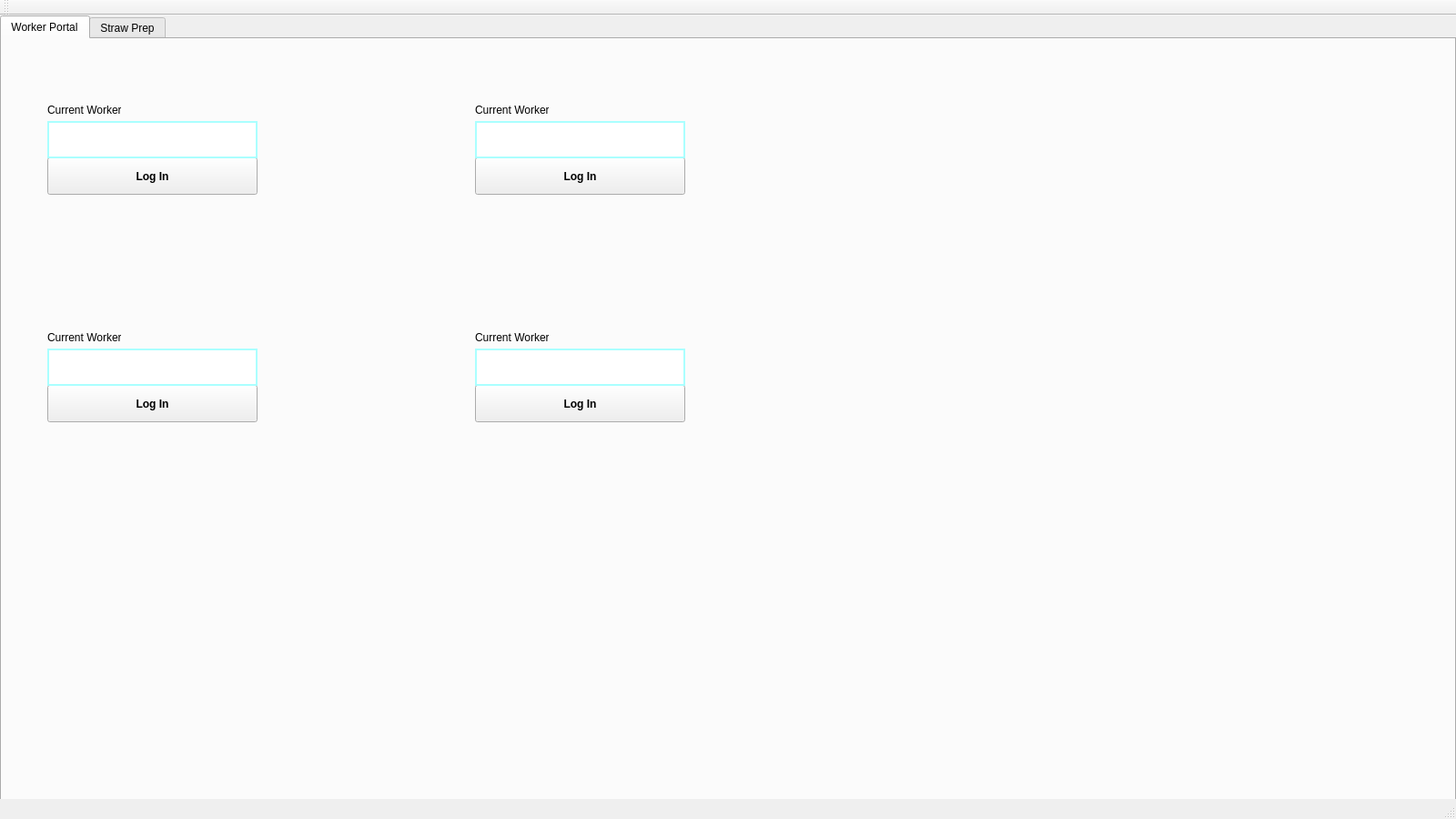
<?xml version="1.0" encoding="UTF-8"?>
<ui version="4.0">
 <class>MainWindow</class>
 <widget class="QMainWindow" name="MainWindow">
  <property name="geometry">
   <rect>
    <x>0</x>
    <y>0</y>
    <width>1600</width>
    <height>900</height>
   </rect>
  </property>
  <property name="windowTitle">
   <string>MainWindow</string>
  </property>
  <widget class="QWidget" name="centralWidget">
   <widget class="QTabWidget" name="tabWidget">
    <property name="geometry">
     <rect>
      <x>0</x>
      <y>0</y>
      <width>1600</width>
      <height>900</height>
     </rect>
    </property>
    <property name="tabShape">
     <enum>QTabWidget::Rounded</enum>
    </property>
    <property name="currentIndex">
     <number>0</number>
    </property>
    <property name="tabsClosable">
     <bool>false</bool>
    </property>
    <widget class="QWidget" name="worker_portal_tab">
     <attribute name="title">
      <string>Worker Portal</string>
     </attribute>
     <widget class="QPushButton" name="portal3">
      <property name="geometry">
       <rect>
        <x>50</x>
        <y>380</y>
        <width>231</width>
        <height>41</height>
       </rect>
      </property>
      <property name="font">
       <font>
        <weight>75</weight>
        <bold>true</bold>
       </font>
      </property>
      <property name="text">
       <string>Log In</string>
      </property>
      <attribute name="buttonGroup">
       <string notr="true">buttonGroup</string>
      </attribute>
     </widget>
     <widget class="QPushButton" name="portal4">
      <property name="geometry">
       <rect>
        <x>520</x>
        <y>380</y>
        <width>231</width>
        <height>41</height>
       </rect>
      </property>
      <property name="font">
       <font>
        <weight>75</weight>
        <bold>true</bold>
       </font>
      </property>
      <property name="text">
       <string>Log In</string>
      </property>
      <attribute name="buttonGroup">
       <string notr="true">buttonGroup</string>
      </attribute>
     </widget>
     <widget class="QPushButton" name="portal2">
      <property name="geometry">
       <rect>
        <x>520</x>
        <y>130</y>
        <width>231</width>
        <height>41</height>
       </rect>
      </property>
      <property name="font">
       <font>
        <weight>75</weight>
        <bold>true</bold>
       </font>
      </property>
      <property name="text">
       <string>Log In</string>
      </property>
      <attribute name="buttonGroup">
       <string notr="true">buttonGroup</string>
      </attribute>
     </widget>
     <widget class="QPushButton" name="portal1">
      <property name="geometry">
       <rect>
        <x>50</x>
        <y>130</y>
        <width>231</width>
        <height>41</height>
       </rect>
      </property>
      <property name="font">
       <font>
        <weight>75</weight>
        <bold>true</bold>
       </font>
      </property>
      <property name="text">
       <string>Log In</string>
      </property>
      <attribute name="buttonGroup">
       <string notr="true">buttonGroup</string>
      </attribute>
     </widget>
     <widget class="QLabel" name="label_2">
      <property name="geometry">
       <rect>
        <x>520</x>
        <y>70</y>
        <width>81</width>
        <height>16</height>
       </rect>
      </property>
      <property name="text">
       <string>Current Worker:</string>
      </property>
     </widget>
     <widget class="QLabel" name="label">
      <property name="geometry">
       <rect>
        <x>50</x>
        <y>70</y>
        <width>81</width>
        <height>16</height>
       </rect>
      </property>
      <property name="text">
       <string>Current Worker:</string>
      </property>
     </widget>
     <widget class="QLabel" name="label_3">
      <property name="geometry">
       <rect>
        <x>50</x>
        <y>320</y>
        <width>81</width>
        <height>16</height>
       </rect>
      </property>
      <property name="text">
       <string>Current Worker:</string>
      </property>
     </widget>
     <widget class="QLabel" name="label_4">
      <property name="geometry">
       <rect>
        <x>520</x>
        <y>320</y>
        <width>81</width>
        <height>16</height>
       </rect>
      </property>
      <property name="text">
       <string>Current Worker:</string>
      </property>
     </widget>
     <widget class="QFrame" name="frame">
      <property name="geometry">
       <rect>
        <x>520</x>
        <y>340</y>
        <width>231</width>
        <height>41</height>
       </rect>
      </property>
      <property name="autoFillBackground">
       <bool>false</bool>
      </property>
      <property name="styleSheet">
       <string notr="true">background : rgb(255, 255, 255);
border-style : solid;
border-color: rgb(170, 255, 255);
border-width : 2px;</string>
      </property>
      <property name="frameShape">
       <enum>QFrame::StyledPanel</enum>
      </property>
      <property name="frameShadow">
       <enum>QFrame::Raised</enum>
      </property>
      <widget class="QLabel" name="Current_worker4">
       <property name="geometry">
        <rect>
         <x>0</x>
         <y>0</y>
         <width>231</width>
         <height>41</height>
        </rect>
       </property>
       <property name="font">
        <font>
         <pointsize>16</pointsize>
         <weight>75</weight>
         <bold>true</bold>
        </font>
       </property>
       <property name="text">
        <string/>
       </property>
      </widget>
     </widget>
     <widget class="QFrame" name="frame_4">
      <property name="geometry">
       <rect>
        <x>50</x>
        <y>90</y>
        <width>231</width>
        <height>41</height>
       </rect>
      </property>
      <property name="autoFillBackground">
       <bool>false</bool>
      </property>
      <property name="styleSheet">
       <string notr="true">background : rgb(255, 255, 255);
border-style : solid;
border-color: rgb(170, 255, 255);
border-width : 2px;</string>
      </property>
      <property name="frameShape">
       <enum>QFrame::StyledPanel</enum>
      </property>
      <property name="frameShadow">
       <enum>QFrame::Raised</enum>
      </property>
      <widget class="QLabel" name="Current_worker1">
       <property name="geometry">
        <rect>
         <x>0</x>
         <y>0</y>
         <width>231</width>
         <height>41</height>
        </rect>
       </property>
       <property name="font">
        <font>
         <pointsize>16</pointsize>
         <weight>75</weight>
         <bold>true</bold>
        </font>
       </property>
       <property name="text">
        <string/>
       </property>
      </widget>
     </widget>
     <widget class="QFrame" name="frame_3">
      <property name="geometry">
       <rect>
        <x>520</x>
        <y>90</y>
        <width>231</width>
        <height>41</height>
       </rect>
      </property>
      <property name="autoFillBackground">
       <bool>false</bool>
      </property>
      <property name="styleSheet">
       <string notr="true">background : rgb(255, 255, 255);
border-style : solid;
border-color: rgb(170, 255, 255);
border-width : 2px;</string>
      </property>
      <property name="frameShape">
       <enum>QFrame::StyledPanel</enum>
      </property>
      <property name="frameShadow">
       <enum>QFrame::Raised</enum>
      </property>
      <widget class="QLabel" name="Current_worker2">
       <property name="geometry">
        <rect>
         <x>0</x>
         <y>0</y>
         <width>231</width>
         <height>41</height>
        </rect>
       </property>
       <property name="font">
        <font>
         <pointsize>16</pointsize>
         <weight>75</weight>
         <bold>true</bold>
        </font>
       </property>
       <property name="text">
        <string/>
       </property>
      </widget>
     </widget>
     <widget class="QFrame" name="frame_2">
      <property name="geometry">
       <rect>
        <x>50</x>
        <y>340</y>
        <width>231</width>
        <height>41</height>
       </rect>
      </property>
      <property name="autoFillBackground">
       <bool>false</bool>
      </property>
      <property name="styleSheet">
       <string notr="true">background : rgb(255, 255, 255);
border-style : solid;
border-color: rgb(170, 255, 255);
border-width : 2px;</string>
      </property>
      <property name="frameShape">
       <enum>QFrame::StyledPanel</enum>
      </property>
      <property name="frameShadow">
       <enum>QFrame::Raised</enum>
      </property>
      <widget class="QLabel" name="Current_worker3">
       <property name="geometry">
        <rect>
         <x>0</x>
         <y>0</y>
         <width>231</width>
         <height>41</height>
        </rect>
       </property>
       <property name="font">
        <font>
         <pointsize>16</pointsize>
         <weight>75</weight>
         <bold>true</bold>
        </font>
       </property>
       <property name="text">
        <string/>
       </property>
      </widget>
     </widget>
    </widget>
    <widget class="QWidget" name="resistance_tab">
     <attribute name="title">
      <string>Straw Prep</string>
     </attribute>
     <widget class="QGroupBox" name="box_pos_1">
      <property name="geometry">
       <rect>
        <x>120</x>
        <y>120</y>
        <width>200</width>
        <height>150</height>
       </rect>
      </property>
      <property name="font">
       <font>
        <pointsize>12</pointsize>
       </font>
      </property>
      <property name="title">
       <string>Position 1</string>
      </property>
      <property name="alignment">
       <set>Qt::AlignCenter</set>
      </property>
      <widget class="QLineEdit" name="input_1_ii">
       <property name="geometry">
        <rect>
         <x>120</x>
         <y>80</y>
         <width>71</width>
         <height>25</height>
        </rect>
       </property>
       <property name="font">
        <font>
         <pointsize>8</pointsize>
        </font>
       </property>
       <property name="inputMask">
        <string/>
       </property>
       <property name="placeholderText">
        <string>Scan worker ID</string>
       </property>
      </widget>
      <widget class="QLabel" name="label_1_ii">
       <property name="geometry">
        <rect>
         <x>100</x>
         <y>80</y>
         <width>15</width>
         <height>25</height>
        </rect>
       </property>
       <property name="text">
        <string>ii:</string>
       </property>
       <property name="alignment">
        <set>Qt::AlignRight|Qt::AlignTrailing|Qt::AlignVCenter</set>
       </property>
      </widget>
      <widget class="QLabel" name="led_1_ii">
       <property name="geometry">
        <rect>
         <x>10</x>
         <y>25</y>
         <width>20</width>
         <height>20</height>
        </rect>
       </property>
       <property name="autoFillBackground">
        <bool>true</bool>
       </property>
       <property name="text">
        <string/>
       </property>
      </widget>
      <widget class="QLabel" name="label_1_ii_3">
       <property name="geometry">
        <rect>
         <x>100</x>
         <y>110</y>
         <width>15</width>
         <height>25</height>
        </rect>
       </property>
       <property name="text">
        <string>ii:</string>
       </property>
       <property name="alignment">
        <set>Qt::AlignRight|Qt::AlignTrailing|Qt::AlignVCenter</set>
       </property>
      </widget>
      <widget class="QLineEdit" name="input_1_ii_3">
       <property name="geometry">
        <rect>
         <x>120</x>
         <y>110</y>
         <width>71</width>
         <height>25</height>
        </rect>
       </property>
       <property name="font">
        <font>
         <pointsize>8</pointsize>
        </font>
       </property>
       <property name="inputMask">
        <string/>
       </property>
       <property name="placeholderText">
        <string>Scan worker ID</string>
       </property>
      </widget>
      <widget class="QLabel" name="label_1_ii_4">
       <property name="geometry">
        <rect>
         <x>0</x>
         <y>80</y>
         <width>15</width>
         <height>25</height>
        </rect>
       </property>
       <property name="text">
        <string>ii:</string>
       </property>
       <property name="alignment">
        <set>Qt::AlignRight|Qt::AlignTrailing|Qt::AlignVCenter</set>
       </property>
      </widget>
      <widget class="QLineEdit" name="input_1_ii_4">
       <property name="geometry">
        <rect>
         <x>20</x>
         <y>80</y>
         <width>71</width>
         <height>25</height>
        </rect>
       </property>
       <property name="font">
        <font>
         <pointsize>8</pointsize>
        </font>
       </property>
       <property name="inputMask">
        <string/>
       </property>
       <property name="placeholderText">
        <string>Scan worker ID</string>
       </property>
      </widget>
      <widget class="QLabel" name="label_1_ii_5">
       <property name="geometry">
        <rect>
         <x>0</x>
         <y>110</y>
         <width>15</width>
         <height>25</height>
        </rect>
       </property>
       <property name="text">
        <string>ii:</string>
       </property>
       <property name="alignment">
        <set>Qt::AlignRight|Qt::AlignTrailing|Qt::AlignVCenter</set>
       </property>
      </widget>
      <widget class="QLineEdit" name="input_1_ii_5">
       <property name="geometry">
        <rect>
         <x>10</x>
         <y>110</y>
         <width>71</width>
         <height>25</height>
        </rect>
       </property>
       <property name="font">
        <font>
         <pointsize>8</pointsize>
        </font>
       </property>
       <property name="inputMask">
        <string/>
       </property>
       <property name="placeholderText">
        <string>Scan worker ID</string>
       </property>
      </widget>
      <widget class="QLabel" name="label_1_ii_6">
       <property name="geometry">
        <rect>
         <x>0</x>
         <y>30</y>
         <width>201</width>
         <height>25</height>
        </rect>
       </property>
       <property name="text">
        <string>st0001</string>
       </property>
       <property name="alignment">
        <set>Qt::AlignCenter</set>
       </property>
      </widget>
     </widget>
     <widget class="QGroupBox" name="workerID">
      <property name="geometry">
       <rect>
        <x>420</x>
        <y>100</y>
        <width>200</width>
        <height>80</height>
       </rect>
      </property>
      <property name="font">
       <font>
        <pointsize>12</pointsize>
       </font>
      </property>
      <property name="title">
       <string>Worker ID</string>
      </property>
      <widget class="QLineEdit" name="workerID_text">
       <property name="geometry">
        <rect>
         <x>10</x>
         <y>25</y>
         <width>180</width>
         <height>40</height>
        </rect>
       </property>
       <property name="inputMask">
        <string/>
       </property>
       <property name="placeholderText">
        <string>Scan worker ID</string>
       </property>
      </widget>
     </widget>
     <widget class="QGroupBox" name="palletID">
      <property name="geometry">
       <rect>
        <x>400</x>
        <y>250</y>
        <width>200</width>
        <height>80</height>
       </rect>
      </property>
      <property name="font">
       <font>
        <pointsize>12</pointsize>
       </font>
      </property>
      <property name="title">
       <string>Pallet ID</string>
      </property>
      <widget class="QLineEdit" name="palletID_text">
       <property name="geometry">
        <rect>
         <x>10</x>
         <y>25</y>
         <width>180</width>
         <height>40</height>
        </rect>
       </property>
       <property name="inputMask">
        <string/>
       </property>
       <property name="text">
        <string/>
       </property>
       <property name="placeholderText">
        <string>Scan pallet ID</string>
       </property>
      </widget>
     </widget>
     <widget class="QGroupBox" name="straw1ID">
      <property name="geometry">
       <rect>
        <x>150</x>
        <y>300</y>
        <width>200</width>
        <height>80</height>
       </rect>
      </property>
      <property name="font">
       <font>
        <pointsize>12</pointsize>
       </font>
      </property>
      <property name="title">
       <string>Position 1 Straw ID</string>
      </property>
      <property name="alignment">
       <set>Qt::AlignLeading|Qt::AlignLeft|Qt::AlignVCenter</set>
      </property>
      <widget class="QLineEdit" name="straw1ID_text">
       <property name="geometry">
        <rect>
         <x>10</x>
         <y>25</y>
         <width>180</width>
         <height>40</height>
        </rect>
       </property>
       <property name="inputMask">
        <string/>
       </property>
       <property name="text">
        <string/>
       </property>
       <property name="placeholderText">
        <string>Scan 1st straw ID</string>
       </property>
      </widget>
     </widget>
     <widget class="QPushButton" name="collect_button">
      <property name="geometry">
       <rect>
        <x>180</x>
        <y>20</y>
        <width>180</width>
        <height>80</height>
       </rect>
      </property>
      <property name="font">
       <font>
        <pointsize>16</pointsize>
       </font>
      </property>
      <property name="text">
       <string>Collect Data</string>
      </property>
     </widget>
     <widget class="QPushButton" name="reset_button">
      <property name="geometry">
       <rect>
        <x>560</x>
        <y>10</y>
        <width>180</width>
        <height>80</height>
       </rect>
      </property>
      <property name="font">
       <font>
        <pointsize>16</pointsize>
       </font>
      </property>
      <property name="text">
       <string>Reset</string>
      </property>
     </widget>
    </widget>
   </widget>
  </widget>
  <widget class="QToolBar" name="mainToolBar">
   <attribute name="toolBarArea">
    <enum>TopToolBarArea</enum>
   </attribute>
   <attribute name="toolBarBreak">
    <bool>false</bool>
   </attribute>
  </widget>
  <widget class="QStatusBar" name="statusBar"/>
 </widget>
 <layoutdefault spacing="6" margin="11"/>
 <resources/>
 <connections/>
 <slots>
  <slot>hello_world()</slot>
 </slots>
 <buttongroups>
  <buttongroup name="buttonGroup"/>
 </buttongroups>
</ui>
